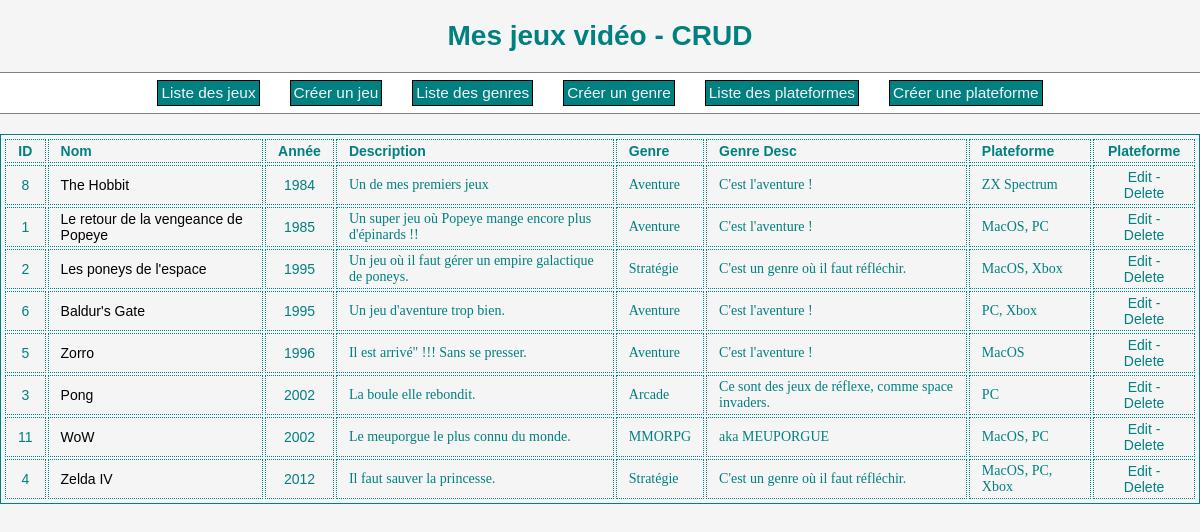
The page / on the database its author committed.
### tables this page shows
CREATE TABLE `games` (
  `games_ID` int(10) UNSIGNED NOT NULL,
  `games_name` varchar(48) NOT NULL,
  `games_year` smallint(5) UNSIGNED NOT NULL,
  `games_description` text NOT NULL,
  `games_genre_ID` tinyint(3) UNSIGNED NOT NULL
);

CREATE TABLE `genre` (
  `genre_ID` tinyint(3) UNSIGNED NOT NULL,
  `genre_name` varchar(80) NOT NULL,
  `genre_description` text NOT NULL
);

### index.php (the view, shortened to what this page needs)
<!DOCTYPE html>
<html lang="fr">
<head>
	<link rel="stylesheet" href="style.css">
</head>
<body>
	<?php
		require_once("dbinit.php");
		require_once("menu.php");
		$sortField = "games_year";
		$requete = "SELECT * FROM games
			JOIN genre ON genre_ID = games_genre_ID
			ORDER BY " . $sortField . " ASC";
		$result = $pdo->query($requete);
		echo "<form method=\"POST\" action=\"\">" . PHP_EOL;
		echo "<table class=\"gamelist\">" . PHP_EOL;
		echo "<tr>" . PHP_EOL;
		echo "<th class=\"id\" id=\"headerID\">ID</th>" . PHP_EOL;
		echo "<th class=\"name\" id=\"headerName\">Nom</th>" . PHP_EOL;
		echo "<th class=\"year\" id=\"headerYear\">Année</th>" . PHP_EOL;
		echo "<th class=\"desc\">Description</th>" . PHP_EOL;
		echo "<th class=\"desc\" id=\"headerGenre\">Genre</th>" . PHP_EOL;
		echo "<th class=\"desc\">Genre Desc</th>" . PHP_EOL;
		echo "<th class=\"desc\">Plateforme</th>" . PHP_EOL;
		echo "<th>Plateforme</th>" . PHP_EOL;
		echo "</tr>" . PHP_EOL;
		while ($row = $result->fetch()) {
		    echo "<tr>" . PHP_EOL;
		    echo "<td class=\"id\">" . $row["games_ID"] . "</td>" . PHP_EOL;
		    echo "<td class=\"name\">" . $row["games_name"] . "</td>" . PHP_EOL;
		    echo "<td class=\"year\">" . $row["games_year"] . "</td>" . PHP_EOL;
		    echo "<td class=\"desc\">" . $row["games_description"] . "</td>" . PHP_EOL;
		    echo "<td class=\"desc\">" . $row["genre_name"] . "</td>" . PHP_EOL;
		    echo "<td class=\"desc\">" . $row["genre_description"] . "</td>" . PHP_EOL;
		    echo "<td class=\"desc\">";
		    $requete2 = "SELECT * FROM plateformes JOIN games_plateformes ON plateformes_ID = games_plateformes_plateformes_ID
		    	WHERE games_plateformes_games_ID = " . $row["games_ID"] . " ORDER BY plateformes_name ASC";
		    $result2 = $pdo->query($requete2);
		    $p = [];
		    while ($plateforme = $result2->fetch()) {
		    	array_push($p,$plateforme["plateformes_name"]);
		    }
		    echo implode(", ",$p);
		    echo "</td>" . PHP_EOL;
		    echo "<td class=\"id\"><a href=\"editgame.php?ID=" . $row["games_ID"] . "\">Edit</a> - ";
		    echo "<a href=\"deletegame.php?ID=" . $row["games_ID"] . "\">Delete</a></td>" . PHP_EOL;
		    echo "</tr>" . PHP_EOL;
		}
		echo "</table>" . PHP_EOL;
		echo "</form>" . PHP_EOL;
	?>
</body>
</html>

### menu.php
<?php
echo "<h1>Mes jeux vidéo - CRUD</h1>" . PHP_EOL;
echo "<ul class=\"menu\">" . PHP_EOL;
echo "<li><a href=\"index.php\">Liste des jeux</a></li>" . PHP_EOL;
echo "<li><a href=\"creategame.php\">Créer un jeu</a></li>" . PHP_EOL;
echo "<li><a href=\"listgenres.php\">Liste des genres</a></li>" . PHP_EOL;
echo "<li><a href=\"creategenre.php\">Créer un genre</a></li>" . PHP_EOL;
echo "<li><a href=\"listplatforms.php\">Liste des plateformes</a></li>" . PHP_EOL;
echo "<li><a href=\"createplatform.php\">Créer une plateforme</a></li>" . PHP_EOL;
echo "</ul>" . PHP_EOL;

### style.css (style rules this page uses)
* { box-sizing: border-box; margin: 0; padding: 0; }
body { background-color: whitesmoke; font-family: Tahoma, sans-serif; font-size: 14px; color: teal; display: flex; flex-direction: column; align-items: center; }
h1 { width: 100%; text-align: center; padding: 20px 0px; border-bottom: 1px solid grey; }
ul.menu { background-color: white; width: 100%; padding: 5px 20px; border-bottom: 1px solid grey; display: flex; flex-direction: row; flex-wrap: wrap; align-items: center; justify-content: center; list-style-type: none; }
ul.menu>li { font-size: 1.1em; margin: 2px 15px; padding: 3px; border: 1px solid black; background-color: teal; color: whitesmoke; }
a { text-decoration: none; color: inherit; }
.gamelist { border: 1px solid teal; padding: 2px; margin: 20px 0px; }
.gamelist td, .gamelist th { border: 1px dotted teal; padding: 3px 12px; }
.gamelist .id { text-align: center; }
.gamelist .name { text-align: left; }
.gamelist td.name { color: black; }
.gamelist .year { text-align: center; }
.gamelist .desc { text-align: left; }
.gamelist td.desc { font-family: Georgia, serif; color: border-left: ; }

### rows shown on the page
games: games_ID "8", games_name "The Hobbit", games_year "1984", games_description "Un de mes premiers jeux", genre.genre_name "Aventure", genre.genre_description "C'est l'aventure !", p "ZX Spectrum"
games: games_ID "1", games_name "Le retour de la vengeance de Popeye", games_year "1985", games_description "Un super jeu où Popeye mange encore plus d'épinards !!", genre.genre_name "Aventure", genre.genre_description "C'est l'aventure !", p "MacOS, PC"
games: games_ID "2", games_name "Les poneys de l'espace", games_year "1995", games_description "Un jeu où il faut gérer un empire galactique de poneys.", genre.genre_name "Stratégie", genre.genre_description "C'est un genre où il faut réfléchir.", p "MacOS, Xbox"
games: games_ID "6", games_name "Baldur's Gate", games_year "1995", games_description "Un jeu d'aventure trop bien.", genre.genre_name "Aventure", genre.genre_description "C'est l'aventure !", p "PC, Xbox"
games: games_ID "5", games_name "Zorro", games_year "1996", games_description "Il est arrivé\" !!! Sans se presser.", genre.genre_name "Aventure", genre.genre_description "C'est l'aventure !", p "MacOS"
games: games_ID "3", games_name "Pong", games_year "2002", games_description "La boule elle rebondit.", genre.genre_name "Arcade", genre.genre_description "Ce sont des jeux de réflexe, comme space invaders.", p "PC"
games: games_ID "11", games_name "WoW", games_year "2002", games_description "Le meuporgue le plus connu du monde.", genre.genre_name "MMORPG", genre.genre_description "aka MEUPORGUE", p "MacOS, PC"
games: games_ID "4", games_name "Zelda IV", games_year "2012", games_description "Il faut sauver la princesse.", genre.genre_name "Stratégie", genre.genre_description "C'est un genre où il faut réfléchir.", p "MacOS, PC, Xbox"
